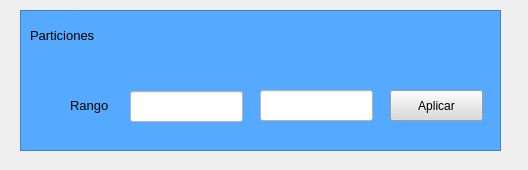
<?xml version="1.0" encoding="UTF-8"?>
<ui version="4.0">
 <class>Form</class>
 <widget class="QWidget" name="Form">
  <property name="geometry">
   <rect>
    <x>0</x>
    <y>0</y>
    <width>528</width>
    <height>170</height>
   </rect>
  </property>
  <property name="windowTitle">
   <string>Form</string>
  </property>
  <widget class="QFrame" name="frame">
   <property name="geometry">
    <rect>
     <x>20</x>
     <y>10</y>
     <width>481</width>
     <height>141</height>
    </rect>
   </property>
   <property name="styleSheet">
    <string notr="true">background-color: rgb(85, 170, 255);</string>
   </property>
   <property name="frameShape">
    <enum>QFrame::StyledPanel</enum>
   </property>
   <property name="frameShadow">
    <enum>QFrame::Raised</enum>
   </property>
   <widget class="QPushButton" name="pushButton">
    <property name="geometry">
     <rect>
      <x>370</x>
      <y>80</y>
      <width>93</width>
      <height>31</height>
     </rect>
    </property>
    <property name="styleSheet">
     <string notr="true">background-color: rgb(218, 218, 218);</string>
    </property>
    <property name="text">
     <string>Aplicar</string>
    </property>
   </widget>
   <widget class="QLabel" name="label">
    <property name="geometry">
     <rect>
      <x>50</x>
      <y>80</y>
      <width>71</width>
      <height>31</height>
     </rect>
    </property>
    <property name="font">
     <font>
      <pointsize>10</pointsize>
     </font>
    </property>
    <property name="text">
     <string>Rango</string>
    </property>
   </widget>
   <widget class="QLabel" name="label_2">
    <property name="geometry">
     <rect>
      <x>10</x>
      <y>10</y>
      <width>91</width>
      <height>31</height>
     </rect>
    </property>
    <property name="font">
     <font>
      <pointsize>10</pointsize>
     </font>
    </property>
    <property name="text">
     <string>Particiones</string>
    </property>
   </widget>
   <widget class="QLineEdit" name="lineEdit">
    <property name="geometry">
     <rect>
      <x>110</x>
      <y>81</y>
      <width>113</width>
      <height>31</height>
     </rect>
    </property>
    <property name="styleSheet">
     <string notr="true">background-color: rgb(255, 255, 255);</string>
    </property>
   </widget>
   <widget class="QLineEdit" name="lineEdit_2">
    <property name="geometry">
     <rect>
      <x>240</x>
      <y>80</y>
      <width>113</width>
      <height>31</height>
     </rect>
    </property>
    <property name="styleSheet">
     <string notr="true">background-color: rgb(255, 255, 255);</string>
    </property>
   </widget>
  </widget>
 </widget>
 <resources/>
 <connections/>
</ui>
